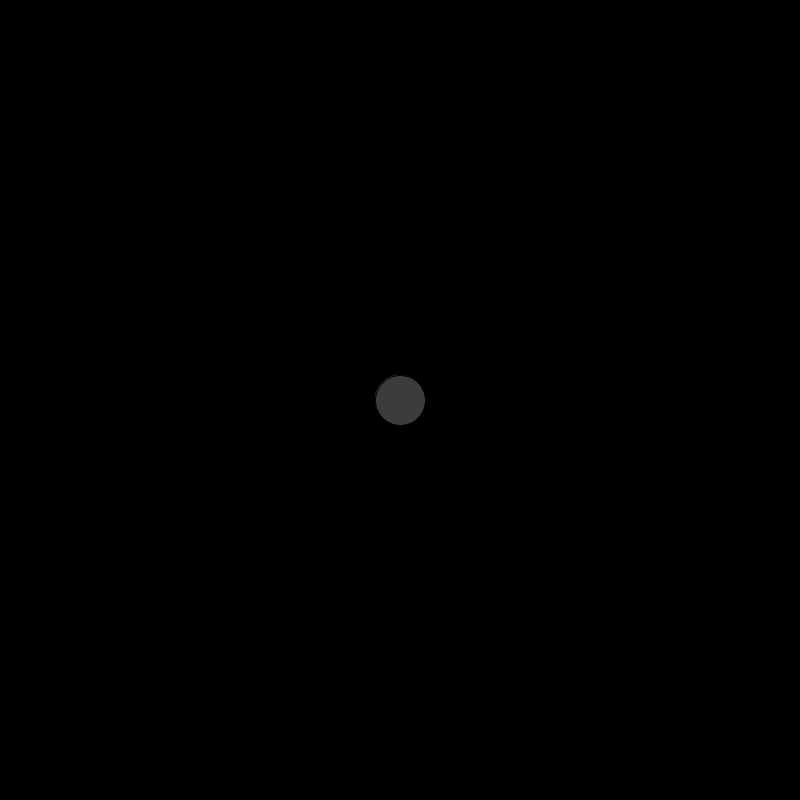
Frame 1 (no input)
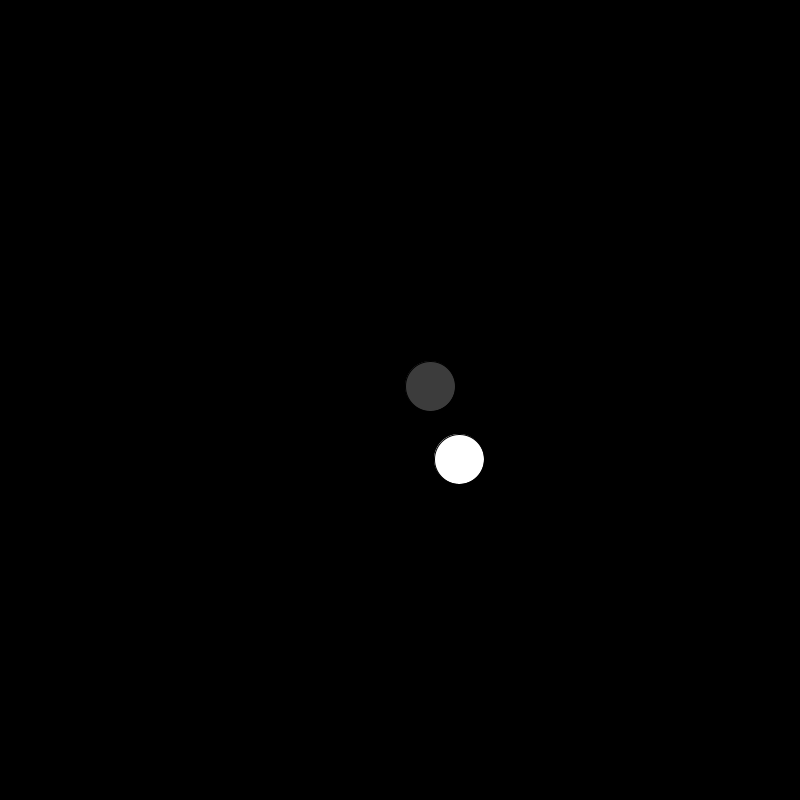
Frame 60 (the mouse pressed at the canvas centre just before this capture)
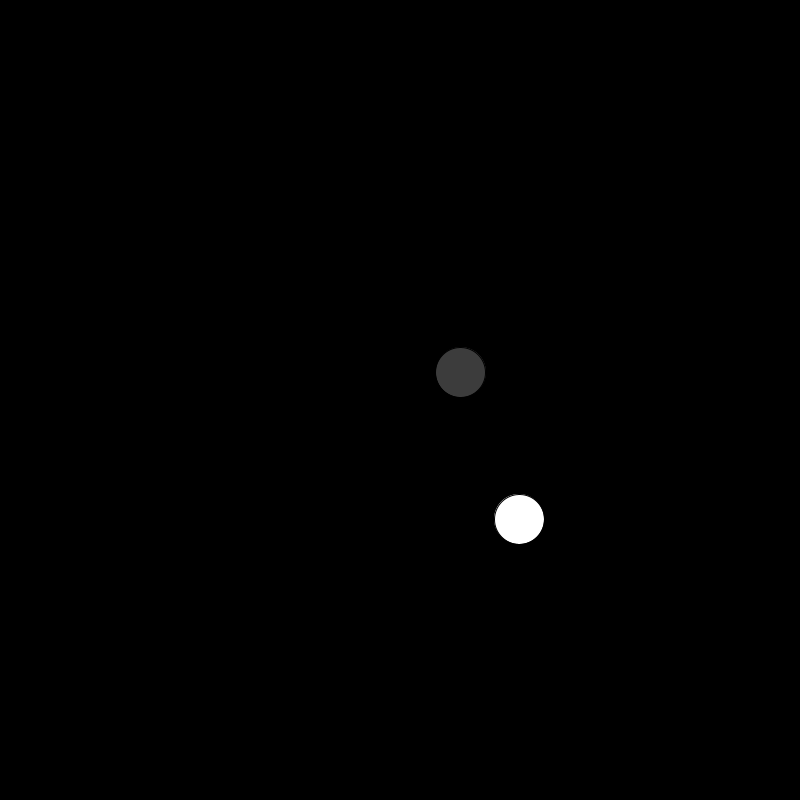
Frame 120 (the mouse held since frame 60 and released just before this capture)

The Processing sketch that drew these frames (run headless with seeded random() and noise(); from frame 60 on, the mouse is pressed at the canvas centre):

// Processing sketch: detVirkerDunnoWhy
// ── detVirkerDunnoWhy.pde
PVector direct1 = new PVector(1,1);
PVector pos1;
ArrayList<Me> m; 
PVector di1 = new PVector(random(-1,1),random(-1,1));

void setup(){
 size(800,800);
 pos1 = new PVector(width/2,height/2);
 m = new ArrayList<Me>(0);
 for(int i =0; i< 2; i++){
   int a = int(random(-90,90));
  m.add(new Me(di1.rotate(radians(a)))); 
 }
}
void draw(){
 background(0); 
 fill(255);
 circle(pos1.x,pos1.y,50);
 pos1.add(direct1);
 for(int i =0; i< m.size(); i++){
  m.get(i).drawMe(); 
  m.get(i).move();
  //println(m.get(i).direct);
 }
}
class Me{
  PVector pos;
  PVector direct;
 Me(PVector oldDir){
  pos = new PVector(width/2,height/2);
  this.direct = oldDir;
  //this.direct.rotate(radians(random(-90-90)));
  println(direct);
  
 }
 void drawMe(){
   fill(60);
   circle(pos.x,pos.y,50);
 }
 void move(){
   //println(this.direct);
   pos.add(this.direct);
   println(direct);
 }
}
